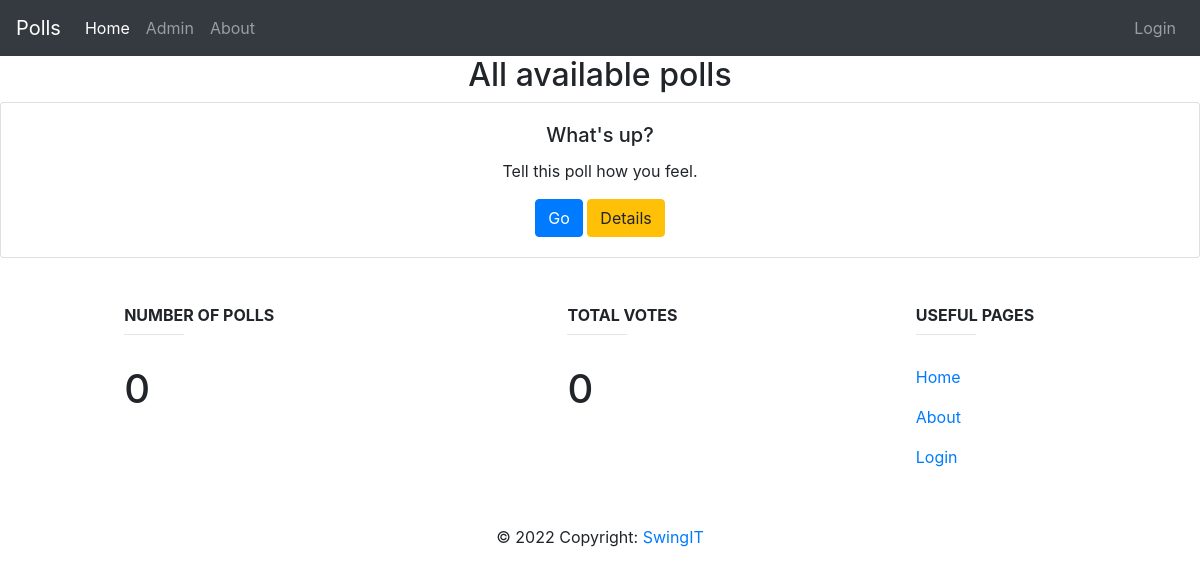
Screenshot of /polls/ with the database file from the repository.
### polls/models.py (models this page shows, shortened)
class Question(models.Model):
    question_text = models.CharField(max_length=200)
    pub_date = models.DateTimeField('date published')
    question_description = models.CharField(max_length=500)

### polls/views.py (the view)
# urls.py: path('', views.IndexView.as_view(), name='index'),
class IndexView(generic.ListView):
    template_name = 'polls/index.html'
    context_object_name = 'latest_question_list'
    def get_queryset(self):
        return Question.objects.order_by('-pub_date')[:5]

### polls/templates/polls/index.html
{% extends "polls/base.html" %}
{% block content %}
<h2 class="text-center">All available polls</h2>
{% if latest_question_list  %}
    {% for question in latest_question_list %}
    <div class="card text-center">
        <div class="card-body">
          <h5 class="card-title">{{ question.question_text }}</h5>
          <p class="card-text">{{ question.question_description }}</p>
          <a href="{% url 'polls:detail' question.id %}" class="btn btn-primary">Go</a>
          <a href="{% url 'polls:results' question.id %}" class="btn btn-warning">Details</a>
        </div>
      </div>
    {% endfor %}
{% else %}
<p>No polls are available.</p>
{% endif %}
{% endblock %}

### rows the page displays
Question: question_text "What's up?", question_description "Tell this poll how you feel."
